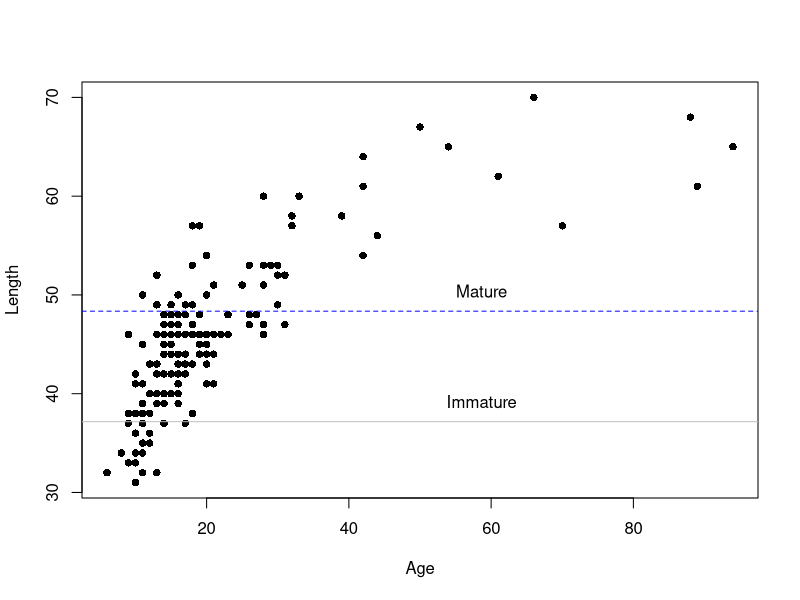
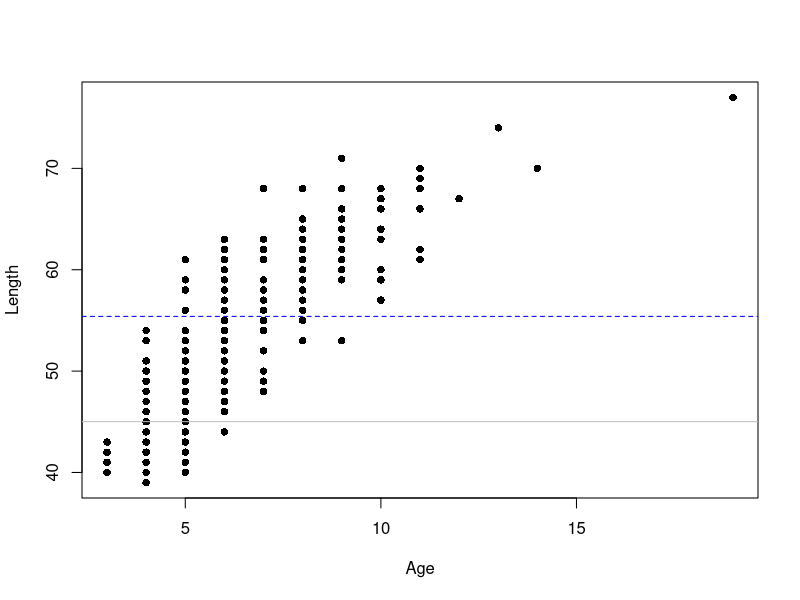

Here is the R script that generated these plots, in order:
# in class 10/25/2021

# a) Read in YERockfish.csv and call it Yelloweye.

Yelloweye <- read.csv('YERockfish.csv')

# b) Write a function called Length.Age.Mat() that takes at least (i.e, you may add more for plotting) three parameters (arguments): length, age, and maturity. The function will:

Length.Age.Mat <- function(length, age, maturity){
  Length_Means <- tapply(length, maturity, mean)
  Age_Means <- tapply(age, maturity, mean)  
  plotz <- plot(x=age, y=length, xlab='Age', ylab='Length', pch=16)
  abline(h=Length_Means['Immature'], col='grey')
  abline(h=Length_Means['Mature'], col='blue', lty=2)
  text(x=(max(age)-min(age))*.6666, y=Length_Means['Immature']+2, labels = 'Immature')
  text(x=(max(age)-min(age))*.6666, y=Length_Means['Mature']+2, labels = 'Mature')
  
  return(list(plotz, Length_Means, Age_Means))
}

Length.Age.Mat(Yelloweye$length, Yelloweye$age, Yelloweye$maturity)

##   plot the length (y-axis) at age (x-axis) data with proper labels
## HINT!: In part c) you will reuse this function for a different species that has a different range of length and ages. This will cause issues with your xlim and ylim specifications. Think of a way to make setting the limits of your plot generalizable.

## calculate the mean length and mean age for each stage of maturity (Immature, Mature, and Unknown) and store them as vectors called Length_Means and Age_Means

## plot the Length_Means for Immature and Mature as horizonal lines (e.g., abline() function) on the length at age plot. Format the plot to match the plot provided below.

## return Length_Means and Age_Means as a list.

# c) Read in Cabezon.csv and call it Cabezon. Use Length.Age.Mat()to create a length at age plot and find the mean lengths and mean ages for Cabezon!

Cabezon <- read.csv('Cabezon.csv')

Length.Age.Mat(Cabezon$length, Cabezon$age, Cabezon$maturity)

#   d) Create a multi-panel plot using Cabezon and Yelloweye’s length at age plots using layout() or par(mfrow).